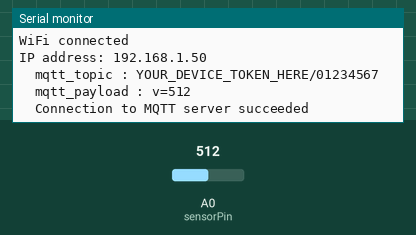
Simulated run of this sketch. Board: ESP8266 (NodeMCU). On the bench: the last lines printed to the serial monitor. The test bench sets the inputs (shaded band); at power-on: A0 (sensorPin) = 512. WiFi joins after 1.5 s; servers stay silent unless stated; no MQTT or app messages arrive unless stated.

Above: at 2.8 s.
2.9 s: A0 (sensorPin) set to 716
At 4.2 s:
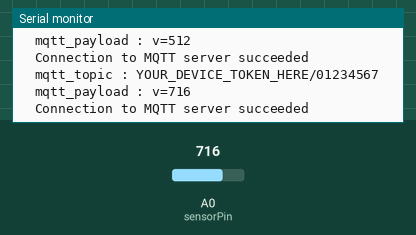
4.4 s: A0 (sensorPin) set to 900
At 5.4 s:
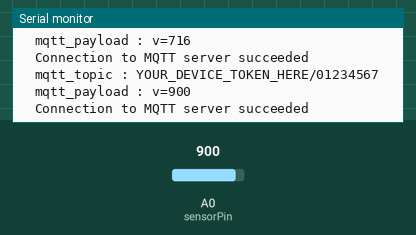
Timing chart, 0 to 7.4 s (numbered marks = the images above; inputs shaded):
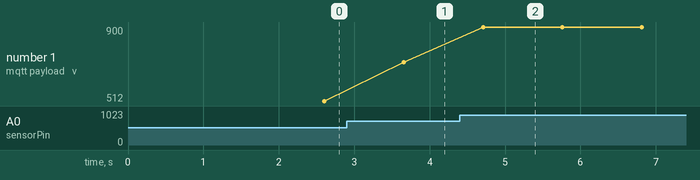

Measured:
- after the input at 2.9 s, the serial monitor: prints a new line after 0.76 s (image 1)
- after the input at 4.4 s, the serial monitor: prints a new line after 0.31 s (image 2)
- plotted number 1: 512 → 716 after the input at 2.9 s, 716 → 900 after the input at 4.4 s

The sketch:

analogsensing-wifi-scalenics.ino
```cpp
/*
  Analog Sensing for ESPr One(ESP-WROOM-02)

  This sketch connects to a IoT cloud "Scalenics" (https://api.scalenics.io/console/)
  using ESP-WROOM-02 (Wi-Fi).

  The circuit:
  *Input PIN
    A0:Analog in
  *Output PIN
    None

  Created 13 July 2016
  by LoonaiFactory

  https://github.com/simics-co/analogsensing-wifi-scalenics
*/

#include <ESP8266WiFi.h>
#include <PubSubClient.h>

// Connection info data lengths
#define MAC_ADDR_LEN    6   // Length of MAC address in bytes

// Constants
unsigned char mac_addr[MAC_ADDR_LEN];

// Set the static IP address to use if the DHCP fails to assign
IPAddress ip(192, 168, 1, 0);
IPAddress gateway(192, 168, 1, 1);
IPAddress subnet(255, 255, 255, 0);

// WiFi
const char* ssid     = "YOUR_SSID";
const char* password = "YOUR_PASSWORD";

// Scalenics
#define SC_USER "YOUR_SCALENICS_ACCOUNT"
#define DEVICE_TOKEN "YOUR_DEVICE_TOKEN_HERE"
#define CLIENT_ID "enocean"
#define MQTT_SERVER "api.scalenics.io"

const uint32_t deviceID = 0x01234567;

WiFiClient client;

// MQTT client
PubSubClient mqttClient(MQTT_SERVER, 1883, NULL, client);

static void connect(void);

void setup()
{
  // Open serial communications and wait for port to open:
  Serial.begin(57600);
  while (!Serial) {
    ; // wait for serial port to connect. Needed for Leonardo only
  }

  connect();
}

#define TIME_DELAY 1000  /* msec */
String topic;
String postData;
char mqtt_topic[64];
char mqtt_payload[32];

const int sensorPin = A0;
char postID[4];
char state[5];

void loop()
{
  delay(TIME_DELAY);

  int sensorValue = analogRead(sensorPin);

  topic = DEVICE_TOKEN;
  topic += "/";
  sprintf(postID, "%08lX", deviceID);
  topic += postID;
  topic.toCharArray(mqtt_topic, topic.length() + 1);

  postData = "";
  postData += "v=";
  sprintf(state, "%d", sensorValue);
  postData += state;
  postData.toCharArray(mqtt_payload, postData.length() + 1);

  Serial.print(F("  mqtt_topic : "));
  Serial.println(mqtt_topic);
  Serial.print(F("  mqtt_payload : "));
  Serial.println(mqtt_payload);

  if (mqttClient.connect(postID, SC_USER, DEVICE_TOKEN)) {
    Serial.println(F("  Connection to MQTT server succeeded"));
    mqttClient.publish(mqtt_topic, mqtt_payload);
  } else {
    int state = mqttClient.state();
    Serial.print(F("  Connection to MQTT server failed: "));
    Serial.println(state);
  }
}

static void connect(void)
{
  Serial.println();

  // give the wifi module time to boot up:
  delay(100);

  // read and display MAC address
  String mac = WiFi.macAddress();
  Serial.print(F("MAC Address: "));
  Serial.println(mac);

  // start the Ethernet connection:
  Serial.print(F("Connecting to "));
  Serial.print(ssid);

  WiFi.mode(WIFI_STA);
  WiFi.begin(ssid, password);

  uint8_t timeout = 60; // 60 * 500 msec = 30 sec time out
  while ((WiFi.status() != WL_CONNECTED) && timeout) {
    delay(500);
    Serial.print(F("."));
    timeout--;
  }
  Serial.println();

  if(WiFi.status() != WL_CONNECTED) {
    Serial.print(F("Setting static IP"));
    WiFi.config(ip, gateway, subnet);

    while (WiFi.status() != WL_CONNECTED) {
      delay(500);
      Serial.print(F("."));
    }
    Serial.println();
  }

  Serial.println(F("WiFi connected"));
  Serial.print(F("IP address: "));
  Serial.println(WiFi.localIP());
}
```
